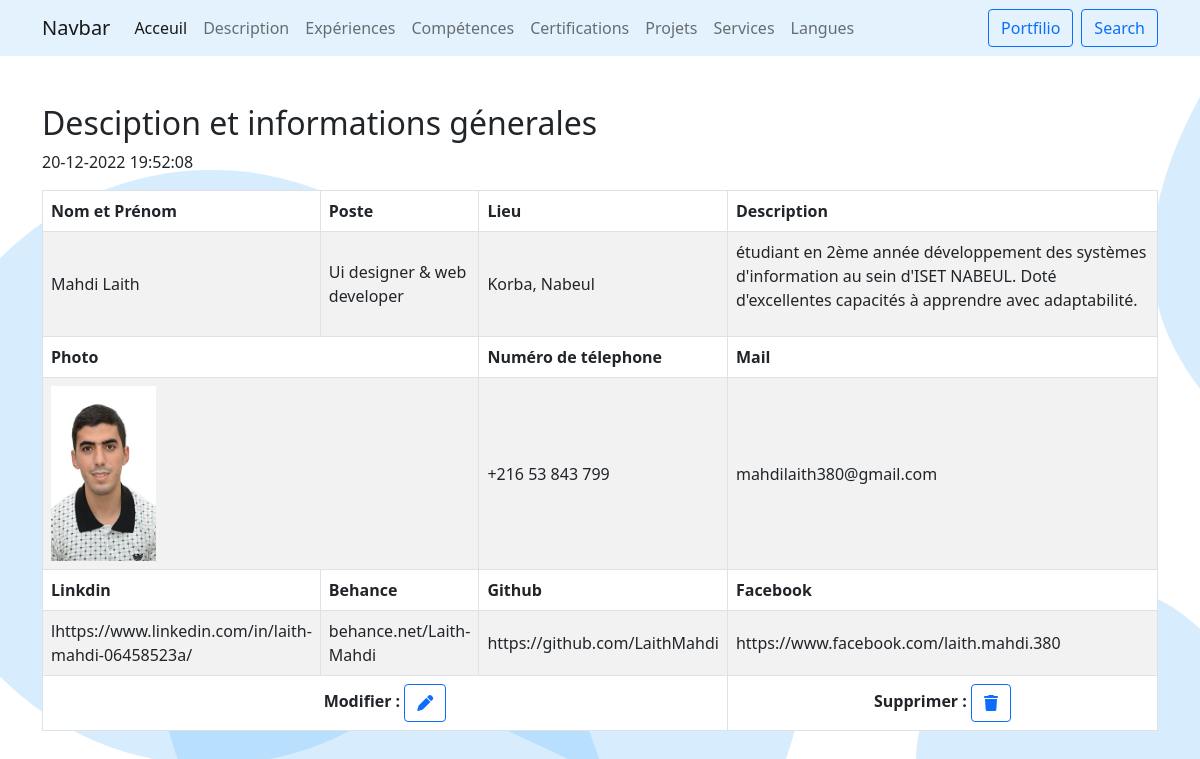
/configuration/description, run on the app's committed database.
### configuration/models.py (models this page shows)
class Profil(models.Model):
    nom=models.CharField(max_length=20)
    prenom=models.CharField(max_length=20)
    description=models.TextField()
    mail=models.CharField(max_length=50)
    lieu=models.CharField(max_length=50)
    photo=models.ImageField(upload_to=filepath,null=True,blank=True)
    poste=models.CharField(max_length=150)
    linkdin=models.CharField(max_length=250,null=True)
    behance=models.CharField(max_length=250,null=True)
    git=models.CharField(max_length=250,null=True)
    fb=models.CharField(max_length=250,null=True)
    tel=models.CharField(max_length=250,null=True)

### configuration/views.py (the view)
# urls.py: path('description',views.description,name='description'),
def description(request):
    profil = models.Profil.objects.all()
    template = loader.get_template('description.html')
    context = {
    'profil': profil,
    }
    return HttpResponse(template.render(context, request))

### configuration/templates/description.html (shortened to what this page needs)
{% load static %}
<!DOCTYPE html>
<html lang="en">
<head>
    <link rel="stylesheet" href="{% static '/css/bootstrap.min.css' %}">
    <link rel="stylesheet" href="{% static '/css/style.css' %}">
    <link rel="stylesheet" href="https://cdnjs.cloudflare.com/ajax/libs/font-awesome/6.2.1/css/all.min.css">
</head>
<body id="body" onload="CountRows()">
    {% include "layout/navbar.html" %}
    <section>
        <div class="container mt-5">
            <div class="row">
                <div class="d-flex justify-content-between">
                    <div class="">
                        <h2>Desciption et informations génerales </h2>
                        <p>{% now "d-m-Y H:i:s" %} </p>
                    </div>
                </div>
                <div class="col">
                    <table class="table table-hover table-striped table-bordered align-middle bg-white" id="table">
                        <thead>
                        <tr>
                            <th>Nom et Prénom</th>
                            <th>Poste</th>
                            <th>Lieu</th>
                            <th colspan="3">Description</th>
                        </tr>
                        </thead>
                        {% for a in profil %}
                        <tr>
                            <td>{{ a.nom }} {{ a.prenom }}</td>
                            <td>{{ a.poste }}</td>
                            <td>{{ a.lieu }}</td>
                            <td class="w-100" colspan="3"><p>{{ a.description }}</p></td>
                        </tr>
                        <tr>
                            <th colspan="2">Photo</th>
                            <th>Numéro de télephone</th>
                            <th>Mail</th>
                        </tr>
                        <tr>
                            <td colspan="2">
                                {% if a.photo %}
                                    <img src="{{ a.photo.url }}" alt="" class="img-fluid w-25">
                                {% else %}
                                    <img src="{% static 'uploads/a.photo' %}" alt="" class="img-fluid" style="width: 50px;">
                                {% endif %}
                            </td>
                            <td>{{ a.tel }}</td>
                            <td>{{ a.mail }}</td>
                        </tr>
                        <tr>
                            <th>Linkdin</th>
                            <th>Behance</th>
                            <th>Github</th>
                            <th>Facebook</th>
                        </tr>
                        <tr>
                            <td>l{{ a.linkdin }}</td>
                            <td>{{ a.behance }}</td>
                            <td>{{ a.git }}</td>
                            <td>{{ a.fb }}</td>
                        </tr>
                        <tr class="text-center">
                             <th colspan="3">Modifier : <a class="btn btn-outline-primary" href="acceuil/update_infGeneral/{{ a.id }}"><i class="fa-solid fa-pen"></i></a></th>
                             <th>Supprimer : <a href="acceuil/delete_infGeneral/{{ a.id }}" class="btn btn-outline-primary"><i class="fa-solid fa-trash"></i></a></th>
                        </tr>
                        {% endfor %}
                    </table>
                </div>
            </div>
        </div>
    </section>
</body>
</html>

### static/css/style.css (style rules this page uses)
html { scroll-behavior: smooth; }

### data on the page
Profil: nom "Mahdi", prenom "Laith", poste "Ui designer & web developer", lieu "Korba, Nabeul", description "étudiant en 2ème année développement des systèmes d'information au sein d'ISET NABEUL. Doté d'excellentes capacités à apprendre avec adaptabilité.", photo (picture), tel "+216 53 843 799", mail "mahdilaith380@gmail.com", linkdin "https://www.linkedin.com/in/laith-mahdi-06458523a/", behance "behance.net/Laith-Mahdi", git "https://github.com/LaithMahdi", fb "https://www.facebook.com/laith.mahdi.380"
